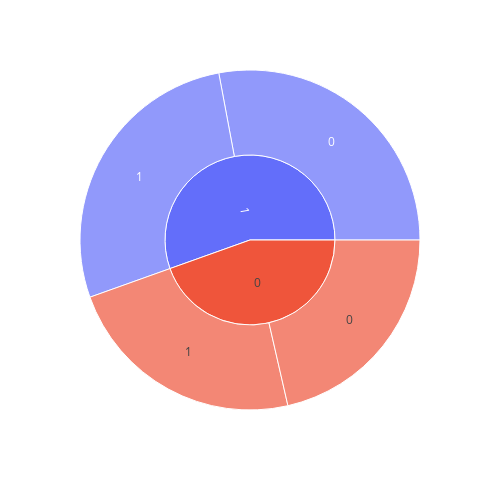

The notebook cell this image was saved under:
### Code cell
#plot for Nausea,Lumber Pain compare with Disease Name
plt.figure(figsize=(5,5))
fig = px.sunburst(df,path=[ 'Nausea','Lumber Pain'], values='Disease Name')
fig.update_layout(
            autosize=False,
            width=500,  # Approximate width in pixels (5 inches * 100 pixels per inch)
            height=500  # Approximate height in pixels (5 inches * 100 pixels per inch)
        )
fig.show()

### Figure 1 — Plotly figure (JSON) as saved in the notebook; plotly's stock layout.template omitted (floating-point values rounded to 4 significant figures)
{"data": [{"branchvalues": "total", "domain": {"x": [0, 1], "y": [0, 1]}, "hovertemplate": "labels=%{label}<br>Disease Name=%{value}<br>parent=%{parent}<br>id=%{id}<extra></extra>", "ids": ["0/0", "1/0", "0/1", "1/1", "0", "1"], "labels": ["0", "0", "1", "1", "0", "1"], "name": "", "parents": ["0", "1", "0", "1", "", ""], "type": "sunburst", "values": [453, 591, 489, 582, 942, 1173]}], "layout": {"autosize": false, "height": 500, "legend": {"tracegroupgap": 0}, "margin": {"t": 60}, "width": 500}}
